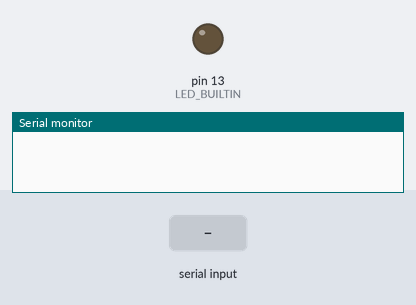
A sketch run on a simulated Arduino Mega 2560, built with avr-gcc and run on an emulated ATmega2560. On the bench: output pins drawn as LEDs (lit = HIGH), the last lines printed to the serial monitor. Dashed ring = blinking. Inputs (shaded band) come from the test bench.

Above: at 0.1 s.
At 0.7 s:
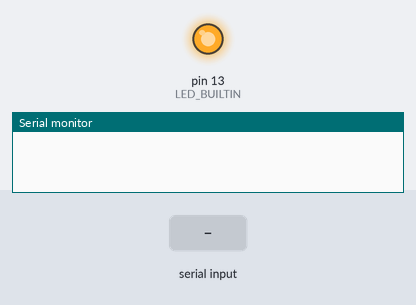
1.3 s: "1" received over the second serial link
At 2.9 s:
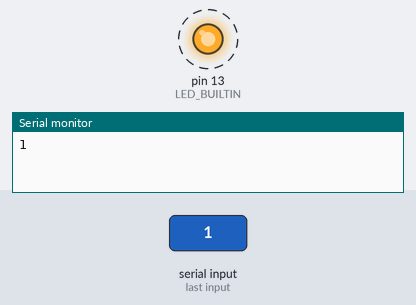
Timing chart, 0 to 10.3 s (numbered marks = the images above; inputs shaded):
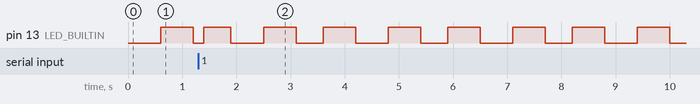

The sketch:

board1_Astar328PB.ino
```cpp
bool            m_StatusLED_On = false;
unsigned long   m_StatusLED_BlinkTimestamp;
Stream* m_Serial1 = &Serial;
Stream* m_Serial2 = &Serial1;

void setup()
{
  pinMode (LED_BUILTIN, OUTPUT);

  Serial.begin (9600);
  Serial1.begin (9600);

  m_StatusLED_BlinkTimestamp = millis ();
}

void loop()
{
  bool requireBlink = false;

  requireBlink |= ForwardMessage (m_Serial1, m_Serial2);

  requireBlink |= ForwardMessage (m_Serial2, m_Serial1);

  if (millis () - m_StatusLED_BlinkTimestamp > 500
  ||  requireBlink)
    Blink ();

  delay (100);
}

bool ForwardMessage (Stream* i_pSerialSource,
                     Stream* i_pSerialDestination)
{
  if (i_pSerialSource->available () > 0)
  {
    byte character = i_pSerialSource->read();
    i_pSerialDestination->write (character);
    return true;
  }

  return false;
}

void Blink ()
{
  m_StatusLED_BlinkTimestamp = millis ();
  m_StatusLED_On = !m_StatusLED_On;
  digitalWrite (LED_BUILTIN, m_StatusLED_On);
}
```

Measured:
- by itself, pin 13 (LED_BUILTIN): alternates HIGH for 0.60 s and LOW for 0.60 s
